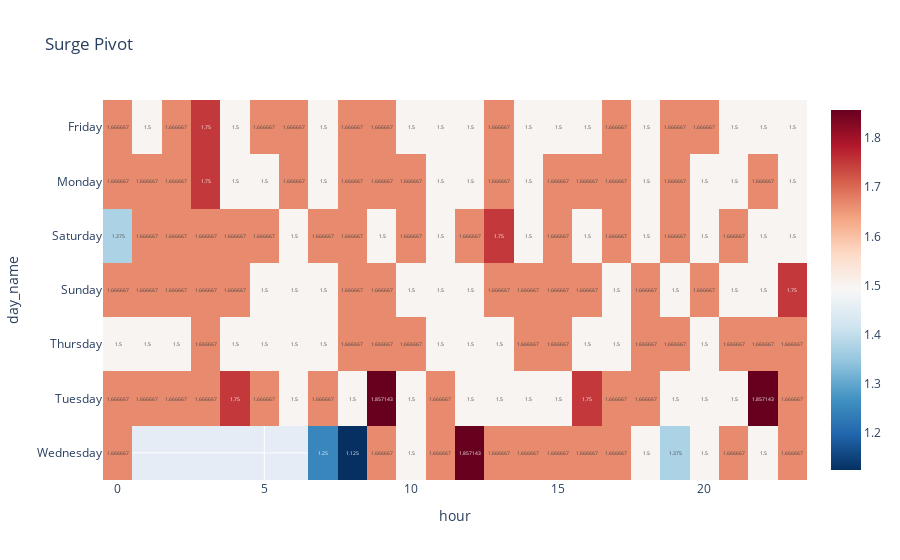

The cell this chart's notebook holds for it:
### Code cell
surge_pivot=pd.pivot_table(daily_avg_rides,values='surge_multiplier',
                           index='day_name',columns='hour'
                           )
# surge_pivot = surge_pivot[sorted(surge_pivot.columns)]
# surge_pivot.columns = surge_pivot.columns.astype(int)
fig=px.imshow(surge_pivot,color_continuous_scale='RdBu_r',text_auto=True, title='Surge Pivot')
fig.show()

### Figure 1 — Plotly figure (JSON) as saved in the notebook; plotly's stock layout.template omitted (floating-point values rounded to 4 significant figures; data arrays with more than 128 entries replaced by an {"elided": "..."} marker saying what was removed)
{"data": [{"coloraxis": "coloraxis", "hovertemplate": "hour: %{x}<br>day_name: %{y}<br>color: %{z}<extra></extra>", "name": "0", "texttemplate": "%{z}", "type": "heatmap", "x": [0, 1, 2, 3, 4, 5, 6, 7, 8, 9, 10, 11, 12, 13, 14, 15, 16, 17, 18, 19, 20, 21, 22, 23], "xaxis": "x", "y": ["Friday", "Monday", "Saturday", "Sunday", "Thursday", "Tuesday", "Wednesday"], "yaxis": "y", "z": {"elided": "7x24 float values"}}], "layout": {"coloraxis": {"colorscale": [[0, "rgb(5,48,97)"], [0.1, "rgb(33,102,172)"], [0.2, "rgb(67,147,195)"], [0.3, "rgb(146,197,222)"], [0.4, "rgb(209,229,240)"], [0.5, "rgb(247,247,247)"], [0.6, "rgb(253,219,199)"], [0.7, "rgb(244,165,130)"], [0.8, "rgb(214,96,77)"], [0.9, "rgb(178,24,43)"], [1, "rgb(103,0,31)"]]}, "title": {"text": "Surge Pivot"}, "xaxis": {"anchor": "y", "constrain": "domain", "domain": [0, 1], "scaleanchor": "y", "title": {"text": "hour"}}, "yaxis": {"anchor": "x", "autorange": "reversed", "constrain": "domain", "domain": [0, 1], "title": {"text": "day_name"}}}}
